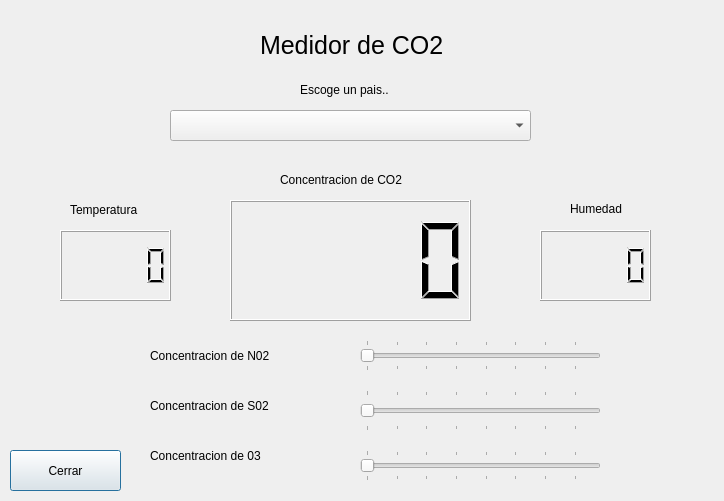
<?xml version="1.0" encoding="UTF-8"?>
<ui version="4.0">
 <class>Dialog</class>
 <widget class="QDialog" name="Dialog">
  <property name="geometry">
   <rect>
    <x>0</x>
    <y>0</y>
    <width>724</width>
    <height>501</height>
   </rect>
  </property>
  <property name="windowTitle">
   <string>Medidor de C02</string>
  </property>
  <widget class="QPushButton" name="pushButton">
   <property name="geometry">
    <rect>
     <x>10</x>
     <y>450</y>
     <width>111</width>
     <height>41</height>
    </rect>
   </property>
   <property name="text">
    <string>Cerrar</string>
   </property>
   <property name="icon">
    <iconset theme="process-stop"/>
   </property>
  </widget>
  <widget class="QComboBox" name="comboBox">
   <property name="geometry">
    <rect>
     <x>170</x>
     <y>110</y>
     <width>361</width>
     <height>31</height>
    </rect>
   </property>
  </widget>
  <widget class="QLabel" name="label">
   <property name="geometry">
    <rect>
     <x>300</x>
     <y>80</y>
     <width>101</width>
     <height>20</height>
    </rect>
   </property>
   <property name="text">
    <string>Escoge un pais..</string>
   </property>
  </widget>
  <widget class="QLabel" name="label_2">
   <property name="geometry">
    <rect>
     <x>260</x>
     <y>10</y>
     <width>191</width>
     <height>71</height>
    </rect>
   </property>
   <property name="font">
    <font>
     <pointsize>19</pointsize>
    </font>
   </property>
   <property name="text">
    <string>Medidor de CO2</string>
   </property>
  </widget>
  <widget class="QLCDNumber" name="lcdNumber">
   <property name="geometry">
    <rect>
     <x>230</x>
     <y>200</y>
     <width>241</width>
     <height>121</height>
    </rect>
   </property>
  </widget>
  <widget class="QLabel" name="label_3">
   <property name="geometry">
    <rect>
     <x>280</x>
     <y>170</y>
     <width>151</width>
     <height>20</height>
    </rect>
   </property>
   <property name="text">
    <string>Concentracion de CO2</string>
   </property>
  </widget>
  <widget class="QSlider" name="horizontalSlider_2">
   <property name="geometry">
    <rect>
     <x>360</x>
     <y>340</y>
     <width>241</width>
     <height>31</height>
    </rect>
   </property>
   <property name="sizePolicy">
    <sizepolicy hsizetype="Expanding" vsizetype="Fixed">
     <horstretch>0</horstretch>
     <verstretch>0</verstretch>
    </sizepolicy>
   </property>
   <property name="cursor">
    <cursorShape>PointingHandCursor</cursorShape>
   </property>
   <property name="autoFillBackground">
    <bool>false</bool>
   </property>
   <property name="minimum">
    <number>0</number>
   </property>
   <property name="pageStep">
    <number>10</number>
   </property>
   <property name="value">
    <number>0</number>
   </property>
   <property name="orientation">
    <enum>Qt::Horizontal</enum>
   </property>
   <property name="tickPosition">
    <enum>QSlider::TicksBothSides</enum>
   </property>
   <property name="tickInterval">
    <number>13</number>
   </property>
  </widget>
  <widget class="QSlider" name="horizontalSlider_3">
   <property name="geometry">
    <rect>
     <x>360</x>
     <y>390</y>
     <width>241</width>
     <height>41</height>
    </rect>
   </property>
   <property name="sizePolicy">
    <sizepolicy hsizetype="Expanding" vsizetype="Fixed">
     <horstretch>0</horstretch>
     <verstretch>0</verstretch>
    </sizepolicy>
   </property>
   <property name="cursor">
    <cursorShape>PointingHandCursor</cursorShape>
   </property>
   <property name="autoFillBackground">
    <bool>false</bool>
   </property>
   <property name="minimum">
    <number>0</number>
   </property>
   <property name="pageStep">
    <number>10</number>
   </property>
   <property name="value">
    <number>0</number>
   </property>
   <property name="orientation">
    <enum>Qt::Horizontal</enum>
   </property>
   <property name="tickPosition">
    <enum>QSlider::TicksBothSides</enum>
   </property>
   <property name="tickInterval">
    <number>13</number>
   </property>
  </widget>
  <widget class="QSlider" name="horizontalSlider_4">
   <property name="geometry">
    <rect>
     <x>360</x>
     <y>450</y>
     <width>241</width>
     <height>31</height>
    </rect>
   </property>
   <property name="sizePolicy">
    <sizepolicy hsizetype="Expanding" vsizetype="Fixed">
     <horstretch>0</horstretch>
     <verstretch>0</verstretch>
    </sizepolicy>
   </property>
   <property name="cursor">
    <cursorShape>PointingHandCursor</cursorShape>
   </property>
   <property name="autoFillBackground">
    <bool>false</bool>
   </property>
   <property name="minimum">
    <number>0</number>
   </property>
   <property name="pageStep">
    <number>10</number>
   </property>
   <property name="value">
    <number>0</number>
   </property>
   <property name="orientation">
    <enum>Qt::Horizontal</enum>
   </property>
   <property name="tickPosition">
    <enum>QSlider::TicksBothSides</enum>
   </property>
   <property name="tickInterval">
    <number>13</number>
   </property>
  </widget>
  <widget class="QLCDNumber" name="lcdNumber_2">
   <property name="geometry">
    <rect>
     <x>60</x>
     <y>230</y>
     <width>111</width>
     <height>71</height>
    </rect>
   </property>
  </widget>
  <widget class="QLabel" name="label_4">
   <property name="geometry">
    <rect>
     <x>70</x>
     <y>200</y>
     <width>91</width>
     <height>20</height>
    </rect>
   </property>
   <property name="text">
    <string>Temperatura</string>
   </property>
  </widget>
  <widget class="QLCDNumber" name="lcdNumber_3">
   <property name="geometry">
    <rect>
     <x>540</x>
     <y>230</y>
     <width>111</width>
     <height>71</height>
    </rect>
   </property>
  </widget>
  <widget class="QLabel" name="label_5">
   <property name="geometry">
    <rect>
     <x>570</x>
     <y>200</y>
     <width>67</width>
     <height>17</height>
    </rect>
   </property>
   <property name="text">
    <string>Humedad</string>
   </property>
  </widget>
  <widget class="QLabel" name="label_6">
   <property name="geometry">
    <rect>
     <x>150</x>
     <y>330</y>
     <width>161</width>
     <height>51</height>
    </rect>
   </property>
   <property name="text">
    <string>Concentracion de N02</string>
   </property>
  </widget>
  <widget class="QLabel" name="label_7">
   <property name="geometry">
    <rect>
     <x>150</x>
     <y>380</y>
     <width>151</width>
     <height>51</height>
    </rect>
   </property>
   <property name="text">
    <string>Concentracion de S02</string>
   </property>
  </widget>
  <widget class="QLabel" name="label_8">
   <property name="geometry">
    <rect>
     <x>150</x>
     <y>430</y>
     <width>151</width>
     <height>51</height>
    </rect>
   </property>
   <property name="text">
    <string>Concentracion de 03</string>
   </property>
  </widget>
 </widget>
 <resources/>
 <connections/>
</ui>
